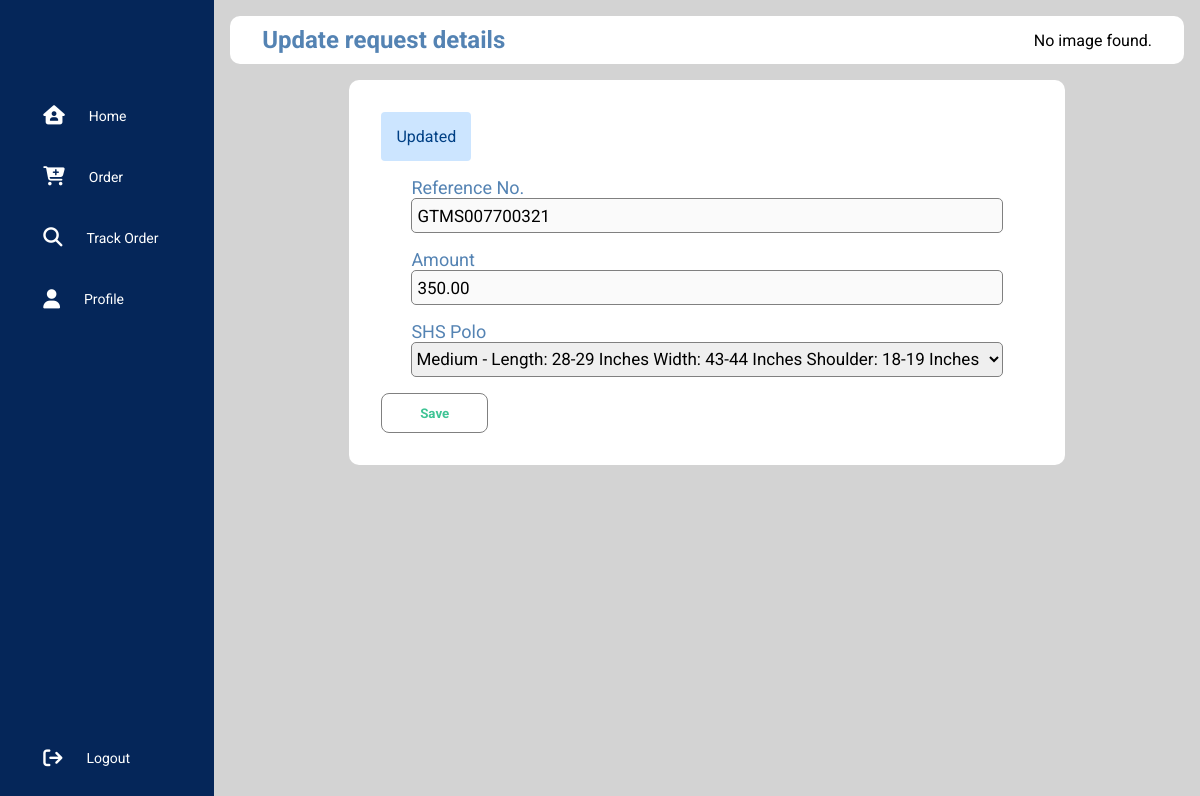
Page /user/update_request.php?oid=64 (signed in) on the committed database.
### tables this page shows
CREATE TABLE `orders` (
  `id` int(11) NOT NULL,
  `reference_no` varchar(15) NOT NULL,
  `student_id` varchar(20) NOT NULL,
  `amount` varchar(50) NOT NULL,
  `garment_type` varchar(50) NOT NULL,
  `garment_id` varchar(11) NOT NULL,
  `gender` varchar(10) NOT NULL,
  `notes` varchar(555) NOT NULL,
  `status` varchar(20) NOT NULL,
  `created` datetime NOT NULL DEFAULT current_timestamp(),
  `modified` timestamp NOT NULL DEFAULT current_timestamp()
);

### object/order.php (called while the page is built, shortened)
<?php
class Order{
    private $conn;
    private $table_name = "orders";
    public $id;
    public function __construct($db){
        $this->conn = $db;
    }
    function readOne(){
        $query = "SELECT student_id, reference_no, amount, garment_type, garment_id, gender, notes, status, created
                    FROM
                    " . $this->table_name . "
                    WHERE
                    id = ?
                    LIMIT 0,1";
        $stmt = $this->conn->prepare($query);
        $stmt->bindParam(1, $this->id);
        $stmt->execute();
        $row = $stmt->fetch(PDO::FETCH_ASSOC);
        $this->reference_no = $row['reference_no'];
        $this->amount = $row['amount'];
        $this->gender = $row['gender'];
        $this->garment_type = $row['garment_type'];
        $this->garment_id = $row['garment_id'];
        $this->status = $row['status'];
    }
}
?>

### object/garment_size.php (called while the page is built, shortened)
<?php
class Garmentsize{
    private $conn;
    private $table_name = "garment_sizes";
    public $gender;
    public $garment_type;
    public function __construct($db){
        $this->conn = $db;
    }
    function read(){
        $query = "SELECT
                    id, size, garment_type, gender, garment_measure
                FROM
                ". $this->table_name . "
                WHERE gender = ? && garment_type = ? ";
        $stmt = $this->conn->prepare($query);
        $stmt->bindParam(1, $this->gender);
        $stmt->bindParam(2, $this->garment_type);
        $stmt->execute();
        return $stmt;
    }
}
?>

### user/update_request.php (the view, shortened to what this page needs)
<?php
$id = isset($_GET['oid']) ? $_GET['oid'] : die('Error: ID not Found');
include_once '../object/order.php';
include_once '../object/garment_size.php';
$database = new Database();
$db = $database->getConnection();
$order = new Order($db);
$garment_size = new Garmentsize($db);
$order->id = $id;
$order->readOne();
include_once 'sidebar.php';
include_once 'layout_head.php';
?>
<form action="<?php echo htmlspecialchars($_SERVER["PHP_SELF"]) . "?oid={$id}"; ?>" method="POST">
    <div class="panel_container" id="profile-container">
        <div class="panel_wrapper">
            <?php
            if ($order->status == "Declined") {
                echo "<div class='status-message-declined'>";
                echo $order->status;
                echo "</div>";
            } elseif ($order->status == "Approved") {
                echo "<div class='status-message-approved'>";
                echo $order->status;
                echo "</div>";
            } elseif ($order->status == "Updated") {
                echo "<div class='status-message-updated'>";
                echo $order->status;
                echo "</div>";
            }
             else {
                echo "<div class='status-message-pending'>";
                echo $order->status;
                echo "</div>";
            }
            ?>
            <div class="input_container">
                <label>Reference No.</label>
                <input type="text" value="<?php echo $order->reference_no; ?>" disabled>
            </div>
            <div class="input_container">
                <label>Amount</label>
                <input type="text" value="<?php echo $order->amount; ?>" disabled>
            </div>
            <?php
                if ($order->gender == "Male") {
                    if ($order->garment_type == "Polo" || $order->garment_type == "Pants" || $order->garment_type == "SHS Polo") {
                        echo "<div class='input_container'>";
                        echo "<label>$order->garment_type</label>";
                        $garment_size->gender = $order->gender;
                        $garment_size->garment_type = $order->garment_type;
                        $stmt = $garment_size->read();
                            echo "<select name='garment_id' required>";
                                while ($row_polo_size = $stmt->fetch(PDO::FETCH_ASSOC)) {
                                    extract($row_polo_size);
                                    $garment_id = $row_polo_size['id'];
                                    if ($order->garment_id == $garment_id) {
                                        echo "<option value='{$garment_id}'selected>{$size} - {$garment_measure}</option>";
                                    } else {
                                        echo "<option value='{$id}'>{$size} - {$garment_measure}</option>";
                                    }
                                }
                        echo "</select>";
                    }
                }
            ?>
        </div>
        <div class="btn_container">
                <button class="btn_save">Save</button>
        </div>
    </div>
</form>
<?php include_once 'layout_foot.php'; ?>

### libs/css/user-style.css (style rules this page uses)
* { margin: 0; padding: 0; border: none; outline: none; box-sizing: border-box; font-family: Roboto; }
body { display: flex; }
.panel_container { background: white; padding: 2rem; border-radius: 10px; margin: auto; }
#profile-container { background: white; padding: 2rem; border-radius: 10px; width: 75%; margin: auto; }
.panel_wrapper { display: flex; flex-wrap: wrap; gap: 1rem; }
.btn_container { margin-right: 5px; }
.btn_save { width: 8em; height: 3em; cursor: pointer; border: 1px solid gray; border-radius: 0.5rem; color: #3fc495; font-weight: bold; margin-right: 5px; background-color: #fff; box-shadow: rgba(0, 0, 0, 0.1); transition-duration: 0.2s; }
.input_container { width: 100%; display: flex; flex-direction: column; margin: 0 30px;; }
.input_container label { color: #5483b3; font-size: 18px; }
.input_container input { height: 35px; border: 1.5px solid gray; border-radius: 5px; color: black; font-size: 17px; padding: 5px; }
.input_container select { height: 35px; border: 1.5px solid gray; border-radius: 5px; color: black; font-size: 17px; text-transform: capitalize; }
.status-message-updated { color: #004085; background-color: #cce5ff; border-color: #b8daff; border-radius: .25rem; padding: 15px; }

### rows in the picture
orders: status "Updated", reference_no "GTMS007700321", amount "350.00", garment_type "SHS Polo"

### other values in the picture
$page_title "Update request details"
form field garment_id "medium - Length: 28-29 inches Width: 43-44 inches Shoulder: 18-19 inches"
